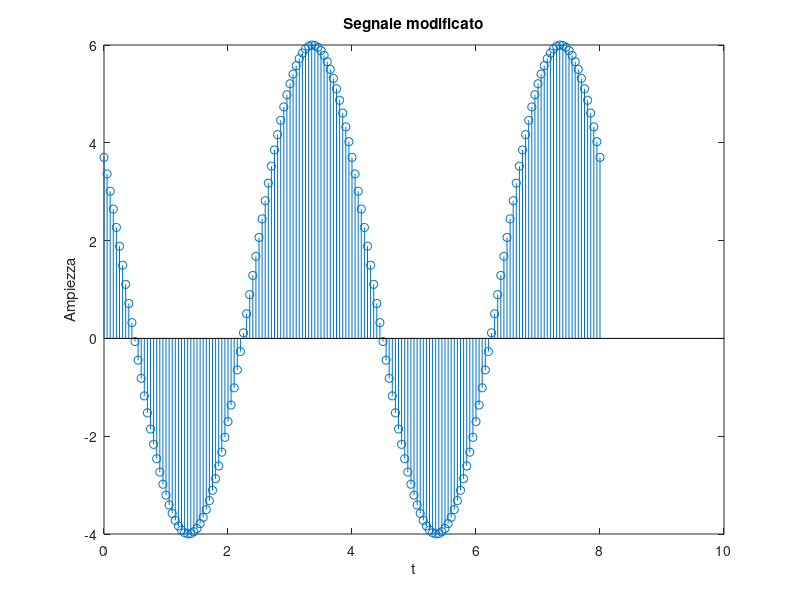

Reproduce this figure in MATLAB. (Note: this script raises an error after producing the figure.)
close all
clear
clc

% Es3
% Definire una stringa «choice_vect» che selezioni se si vuole lavorare sul segnale
% originale oppure su quello trasformato e secondo questa scelta:
% a)Calcolare il valore medio e l’energia del segnale scelto
% b)Fare un nuovo grafico del segnale scelto sovrapponendo una linea orizzontale
% rappresentante il valore medio e una nota sulla figura che indica il valore
% dell’energia. Scegliere opportunamente lo spessore e il colore della riga
% orizzontale
A = 5; % Ampiezza
phi = 1; % Fase

% Segnale originale
T = 2; % Periodo T
t = 0:0.05:2*T; % Intervallo di tempo da 0 a 2*pi con passo 0.05
x = A * cos(2*pi*t/T + phi);

% Segnale modificato
T1 = 2*T;   % Periodo T'
t1 = 0:0.05:2*T1;
y =  A * cos(2*pi*t1/T1 + phi) + 1;

choice_vect = input('Segnale originale o modificato? ', "s");
if strcmp(choice_vect, 'originale')
    % N = length(x);
    M = mean(x);    % M = 1/N * sum(x);
    E = sum(x.^2);

    stem(t, x);
    xlim([0 10]);
 
    title('Segnale originale');
    xlabel('t');
    ylabel('Ampiezza');
    hold on

    yline(M, 'LineWidth', 3, 'Color','b');  
    text(9, M+0.35, '\downarrow M');
   

    txt = {'Energia:',E};
    text(8.5,2.5,txt);

else
    M = mean(y);
    E = sum(y.^2);
 
    stem(t1, y);
    xlim([0 10]);

    title('Segnale modificato');
    xlabel('t');
    ylabel('Ampiezza');
    
    yline(M, 'LineWidth', 3, 'Color','b');  
    text(9, M+0.35, '\downarrow M');

    txt = {'Energia:',E};
    text(8.5,2.5,txt);

end
